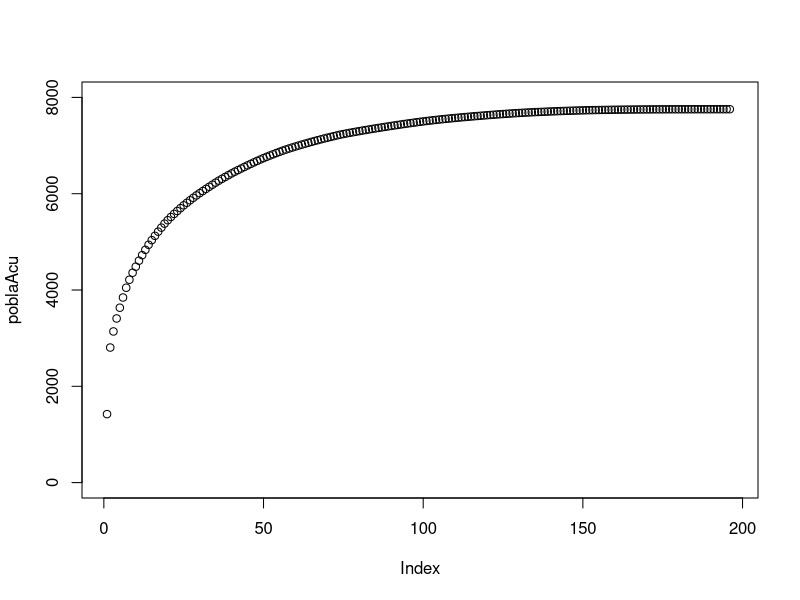

Generate this figure with R:
datosGapminder <- read.csv2("datosGapminder.csv")
x = subset(datosGapminder, anio==2019)

#png("poblaAcu.png", width=1282.5, height=674.5, res = 300)
x$Poblacion = x$Poblacion/1000000
Poblacion = sort(x$Poblacion, decreasing = TRUE)
poblaAcu = rep(NA, dim(x)[1])
for (i in 1:dim(x)[1]) {
  poblaAcu[i] = sum(Poblacion[1:i])
}

plot(poblaAcu, ylim=c(0,8000))




# par(mar=c(1.7, 1.7, 1, 0.5) + 0.1, mgp = c(0,0.4,0), mfrow=c(1,2), xpd = TRUE)
# barplot(Values_1,
#         ylab = "", xlab = "", ylim = c(0, 60),
#         xaxs="i", yaxs="i", xaxt='n', yaxt='n',
#         space=c(0, 0.4, 0.4, 0.4, 0.4))
# axis(1, seq(0.5, 6.1, by=1.4), labels = Zona, tck=-0.02, cex.axis=t-0.05, padj = -1.15, xpd = NA)
# axis(2, seq(0, 60, by=10), tck=-0.02, hadj = 0.85, las=1, cex.axis=t)
# 
# mtext(side = 2, text = "Ventas (M€)", line = 1, cex=t+0.1)
# 
# 
# q1 = quantile(x$RentaPC, 0.25, na.rm = TRUE)
# q2 = quantile(x$RentaPC, 0.5, na.rm = TRUE)
# q3 = quantile(x$RentaPC, 0.75, na.rm = TRUE)
# 
# nq1Africa = sum(x$Cont == "Africa" & x$RentaPC < q1)
# nq2Africa = sum(x$Cont == "Africa" & x$RentaPC > q1 & x$RentaPC < q2)
# nq3Africa = sum(x$Cont == "Africa" & x$RentaPC > q2 & x$RentaPC < q3)
# nq4Africa = sum(x$Cont == "Africa" & x$RentaPC > q3)
# 
# nq1America = sum(x$Cont == "America" & x$RentaPC < q1)
# nq2America = sum(x$Cont == "America" & x$RentaPC > q1 & x$RentaPC < q2)
# nq3America = sum(x$Cont == "America" & x$RentaPC > q2 & x$RentaPC < q3)
# nq4America = sum(x$Cont == "America" & x$RentaPC > q3)
# 
# nq1Asia = sum(x$Cont == "Asia" & x$RentaPC < q1)
# nq2Asia = sum(x$Cont == "Asia" & x$RentaPC > q1 & x$RentaPC < q2)
# nq3Asia = sum(x$Cont == "Asia" & x$RentaPC > q2 & x$RentaPC < q3)
# nq4Asia = sum(x$Cont == "Asia" & x$RentaPC > q3)
# 
# nq1Europa = sum(x$Cont == "Europa" & x$RentaPC < q1, na.rm = TRUE)
# nq2Europa = sum(x$Cont == "Europa" & x$RentaPC > q1 & x$RentaPC < q2, na.rm = TRUE)
# nq3Europa = sum(x$Cont == "Europa" & x$RentaPC > q2 & x$RentaPC < q3, na.rm = TRUE)
# nq4Europa = sum(x$Cont == "Europa" & x$RentaPC > q3, na.rm = TRUE)
# 
# nq1Oceania = sum(x$Cont == "Oceania" & x$RentaPC < q1)
# nq2Oceania = sum(x$Cont == "Oceania" & x$RentaPC > q1 & x$RentaPC < q2)
# nq3Oceania = sum(x$Cont == "Oceania" & x$RentaPC > q2 & x$RentaPC < q3)
# nq4Oceania = sum(x$Cont == "Oceania" & x$RentaPC > q3)
# 
# 
# 
# lg <- c("Q1","Q2","Q3", "Q4")
# colors = c("red","lightpink", "lightgreen", "green")
# 
# Values_2 <- matrix(c(nq1Africa, nq1America, nq1Asia,  nq1Europa, nq1Oceania,  
#                      nq2Africa, nq2America, nq2Asia,  nq2Europa, nq2Oceania,  
#                      nq3Africa, nq3America, nq3Asia,  nq3Europa, nq3Oceania,
#                      nq4Africa, nq4America, nq4Asia,  nq4Europa, nq4Oceania), 
#                    nrow = 4, ncol = 5, byrow = TRUE)
# 
# barplot(Values_2,
#         ylab = "", xlab = "", ylim = c(0, 60), col = colors,
#         xaxs="i", yaxs="i", xaxt='n', yaxt='n',
#         space=c(0, 0.4, 0.4, 0.4, 0.4))
# axis(1, seq(0.5, 6.1, by=1.4), labels = Zona, tck=-0.02, cex.axis=t-0.1, padj = -1.15, xpd = NA)
# axis(2, seq(0, 60, by=10), tck=-0.02, hadj = 0.85, las=1, cex.axis=t)
# 
# mtext(side = 2, text = "Ventas (M€)", line = 1, cex=t+0.1)
# 
# legend(5.5, 60, lg, cex = t-0.05, fill = colors, bty = "n")
# dev.off()
